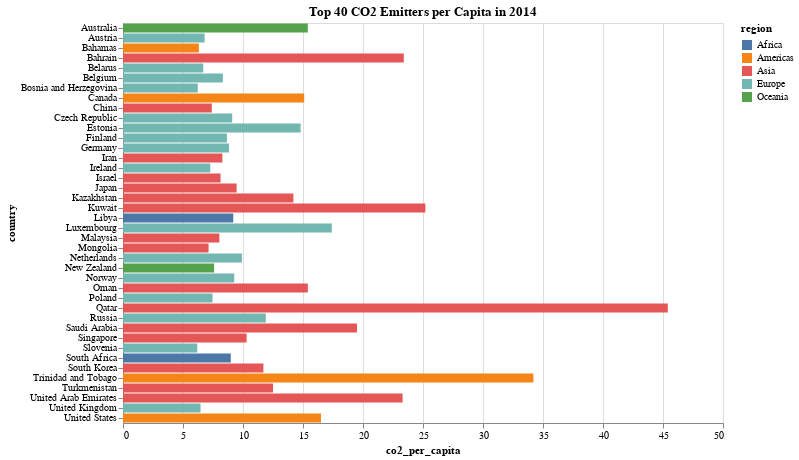

Write notebook code for a chart like this one.
### Markdown cell above
<div class="alert alert-info" style="color:black">

### Question 5.1
rubric={accuracy:1,quality:1,viz:2}

<h4>
Python
</h4>
<ol type="1">
<li>Filter the data to include only the most recent year when <code>'co2_per_capita'</code> was measured (it is up to you how you find out which year this is).</li>
<li>Use the data frame <code>nlargest</code> method to select the top 40 countries in CO2 production per capita for that year.</li>
<li>Since we have only one value per country per year, let’s create a bar chart to visualize it. Encode the CO2 per capita as on the x-axis, the country on the y-axis, and the region as the color.</li>
<li>Sort your bar chart so that the highest CO2 per capita is the closest to the x-axis (the bottom of the chart). <a href="https://altair-viz.github.io/gallery/bar_chart_sorted.html">Here is an example of how to sort in Altair</a>.</li>
</ol>
</div>

### Code cell
# YOUR PYTHON ANSWER GOES HERE
filtered5 = data[data['year'].dt.year == 2014]

filt5 = filtered5.nlargest(40, 'co2_per_capita')

plt5 = alt.Chart(filt5).mark_bar().encode(x='co2_per_capita:Q', y='country:N', color='region:N'
).properties(width=600, height=400, title='Top 40 CO2 Emitters per Capita in 2014')
plt5

### Figure 1 — Vega-Lite specification as saved in the notebook (floating-point values rounded to 4 significant figures)
{"$schema": "https://vega.github.io/schema/vega-lite/v5.20.1.json", "config": {"view": {"continuousHeight": 300, "continuousWidth": 300}}, "data": {"name": "data-e4d424a08d3a234cd3babc88fba30462"}, "datasets": {"data-e4d424a08d3a234cd3babc88fba30462": [{"child_mortality": 8.6, "children_per_woman": 1.95, "co2_per_capita": 45.4, "co2_total": 107598000, "country": "Qatar", "income": 121000, "income_group": "High", "life_expectancy": 80.5, "pop_density": 205, "population": 2370000, "region": "Asia", "sub_region": "Western Asia", "year": "2014-01-01T00:00:00", "years_in_school_men": 8.7, "years_in_school_women": 10.7}, {"child_mortality": 19.8, "children_per_woman": 1.78, "co2_per_capita": 34.2, "co2_total": 46170000.0, "country": "Trinidad and Tobago", "income": 31600, "income_group": "High", "life_expectancy": 73, "pop_density": 264, "population": 1350000, "region": "Americas", "sub_region": "Latin America and the Caribbean", "year": "2014-01-01T00:00:00", "years_in_school_men": 12.3, "years_in_school_women": 13.1}, {"child_mortality": 9.1, "children_per_woman": 2.01, "co2_per_capita": 25.2, "co2_total": 95256000, "country": "Kuwait", "income": 70800, "income_group": "High", "life_expectancy": 79.9, "pop_density": 212, "population": 3780000, "region": "Asia", "sub_region": "Western Asia", "year": "2014-01-01T00:00:00", "years_in_school_men": 11.9, "years_in_school_women": 12.3}, {"child_mortality": 7.8, "children_per_woman": 2.07, "co2_per_capita": 23.4, "co2_total": 31360000.0, "country": "Bahrain", "income": 44400, "income_group": "High", "life_expectancy": 76.7, "pop_density": 1760, "population": 1340000, "region": "Asia", "sub_region": "Western Asia", "year": "2014-01-01T00:00:00", "years_in_school_men": 9.66, "years_in_school_women": 10.4}, {"child_mortality": 7.9, "children_per_woman": 1.78, "co2_per_capita": 23.3, "co2_total": 211331000, "country": "United Arab Emirates", "income": 64100, "income_group": "High", "life_expectancy": 76.4, "pop_density": 109, "population": 9070000, "region": "Asia", "sub_region": "Western Asia", "year": "2014-01-01T00:00:00", "years_in_school_men": 12.3, "years_in_school_women": 13}, {"child_mortality": 13.8, "children_per_woman": 2.64, "co2_per_capita": 19.5, "co2_total": 600600000, "country": "Saudi Arabia", "income": 50000, "income_group": "High", "life_expectancy": 76.6, "pop_density": 14.3, "population": 30800000, "region": "Asia", "sub_region": "Western Asia", "year": "2014-01-01T00:00:00", "years_in_school_men": 12.3, "years_in_school_women": 9.44}, {"child_mortality": 2.5, "children_per_woman": 1.56, "co2_per_capita": 17.4, "co2_total": 9674400, "country": "Luxembourg", "income": 93800, "income_group": "High", "life_expectancy": 81.9, "pop_density": 215, "population": 556000, "region": "Europe", "sub_region": "Western Europe", "year": "2014-01-01T00:00:00", "years_in_school_men": 13.6, "years_in_school_women": 13.9}, {"child_mortality": 6.8, "children_per_woman": 1.95, "co2_per_capita": 16.5, "co2_total": 5247000000, "country": "United States", "income": 51800, "income_group": "High", "life_expectancy": 78.9, "pop_density": 34.7, "population": 318000000, "region": "Americas", "sub_region": "Northern America", "year": "2014-01-01T00:00:00", "years_in_school_men": 14.5, "years_in_school_women": 14.9}, {"child_mortality": 4, "children_per_woman": 1.87, "co2_per_capita": 15.4, "co2_total": 361900000, "country": "Australia", "income": 43400, "income_group": "High", "life_expectancy": 82.6, "pop_density": 3.06, "population": 23500000, "region": "Oceania", "sub_region": "Australia and New Zealand", "year": "2014-01-01T00:00:00", "years_in_school_men": 14, "years_in_school_women": 14.4}, {"child_mortality": 11, "children_per_woman": 2.8, "co2_per_capita": 15.4, "co2_total": 60984000, "country": "Oman", "income": 40300, "income_group": "High", "life_expectancy": 77.2, "pop_density": 12.8, "population": 3960000, "region": "Asia", "sub_region": "Western Asia", "year": "2014-01-01T00:00:00", "years_in_school_men": 9.53, "years_in_school_women": 8.03}, {"child_mortality": 5.2, "children_per_woman": 1.6, "co2_per_capita": 15.1, "co2_total": 537560000, "country": "Canada", "income": 42900, "income_group": "High", "life_expectancy": 81.8, "pop_density": 3.92, "population": 35600000, "region": "Americas", "sub_region": "Northern America", "year": "2014-01-01T00:00:00", "years_in_school_men": 15.3, "years_in_school_women": 15.5}, {"child_mortality": 3.3, "children_per_woman": 1.61, "co2_per_capita": 14.8, "co2_total": 19536000, "country": "Estonia", "income": 27000, "income_group": "High", "life_expectancy": 77.1, "pop_density": 31.1, "population": 1320000, "region": "Europe", "sub_region": "Northern Europe", "year": "2014-01-01T00:00:00", "years_in_school_men": 13.3, "years_in_school_women": 14.3}, {"child_mortality": 14, "children_per_woman": 2.68, "co2_per_capita": 14.2, "co2_total": 248500000, "country": "Kazakhstan", "income": 23600, "income_group": "Upper middle", "life_expectancy": 71.2, "pop_density": 6.48, "population": 17500000, "region": "Asia", "sub_region": "Central Asia", "year": "2014-01-01T00:00:00", "years_in_school_men": 13.3, "years_in_school_women": 13.8}, {"child_mortality": 54.5, "children_per_woman": 2.96, "co2_per_capita": 12.5, "co2_total": 68375000, "country": "Turkmenistan", "income": 14300, "income_group": "Upper middle", "life_expectancy": 69.6, "pop_density": 11.6, "population": 5470000, "region": "Asia", "sub_region": "Central Asia", "year": "2014-01-01T00:00:00", "years_in_school_men": 13.7, "years_in_school_women": 13.9}, {"child_mortality": 8.3, "children_per_woman": 1.7, "co2_per_capita": 11.9, "co2_total": 1713600000, "country": "Russia", "income": 24900, "income_group": "Upper middle", "life_expectancy": 70.8, "pop_density": 8.78, "population": 144000000, "region": "Europe", "sub_region": "Eastern Europe", "year": "2014-01-01T00:00:00", "years_in_school_men": 13.8, "years_in_school_women": 14.5}, {"child_mortality": 3.6, "children_per_woman": 1.26, "co2_per_capita": 11.7, "co2_total": 589680000, "country": "South Korea", "income": 33400, "income_group": "High", "life_expectancy": 80.9, "pop_density": 518, "population": 50400000, "region": "Asia", "sub_region": "Eastern Asia", "year": "2014-01-01T00:00:00", "years_in_school_men": 14.7, "years_in_school_women": 14.5}, {"child_mortality": 2.7, "children_per_woman": 1.25, "co2_per_capita": 10.3, "co2_total": 56140000.0, "country": "Singapore", "income": 80300, "income_group": "High", "life_expectancy": 83.4, "pop_density": 7780, "population": 5450000, "region": "Asia", "sub_region": "South-eastern Asia", "year": "2014-01-01T00:00:00", "years_in_school_men": 13.8, "years_in_school_women": 13.7}, {"child_mortality": 4, "children_per_woman": 1.76, "co2_per_capita": 9.91, "co2_total": 167479000, "country": "Netherlands", "income": 45700, "income_group": "High", "life_expectancy": 81.5, "pop_density": 501, "population": 16900000, "region": "Europe", "sub_region": "Western Europe", "year": "2014-01-01T00:00:00", "years_in_school_men": 14.4, "years_in_school_women": 14.6}, {"child_mortality": 2.8, "children_per_woman": 1.43, "co2_per_capita": 9.47, "co2_total": 1212160000, "country": "Japan", "income": 37300, "income_group": "High", "life_expectancy": 83.6, "pop_density": 352, "population": 128000000, "region": "Asia", "sub_region": "Eastern Asia", "year": "2014-01-01T00:00:00", "years_in_school_men": 15, "years_in_school_women": 15.4}, {"child_mortality": 2.8, "children_per_woman": 1.87, "co2_per_capita": 9.27, "co2_total": 47647800, "country": "Norway", "income": 63300, "income_group": "High", "life_expectancy": 82, "pop_density": 14.1, "population": 5140000, "region": "Europe", "sub_region": "Northern Europe", "year": "2014-01-01T00:00:00", "years_in_school_men": 14.8, "years_in_school_women": 15.3}, {"child_mortality": 13.9, "children_per_woman": 2.35, "co2_per_capita": 9.19, "co2_total": 56978000, "country": "Libya", "income": 15100, "income_group": "Upper middle", "life_expectancy": 74.4, "pop_density": 3.53, "population": 6200000, "region": "Africa", "sub_region": "Northern Africa", "year": "2014-01-01T00:00:00", "years_in_school_men": 8.57, "years_in_school_women": 6.13}, {"child_mortality": 3.1, "children_per_woman": 1.51, "co2_per_capita": 9.1, "co2_total": 96460000, "country": "Czech Republic", "income": 29100, "income_group": "High", "life_expectancy": 78.6, "pop_density": 137, "population": 10600000, "region": "Europe", "sub_region": "Eastern Europe", "year": "2014-01-01T00:00:00", "years_in_school_men": 14, "years_in_school_women": 14.3}, {"child_mortality": 44.5, "children_per_woman": 2.51, "co2_per_capita": 8.98, "co2_total": 489410000, "country": "South Africa", "income": 12500, "income_group": "Upper middle", "life_expectancy": 60.6, "pop_density": 45, "population": 54500000, "region": "Africa", "sub_region": "Sub-Saharan Africa", "year": "2014-01-01T00:00:00", "years_in_school_men": 10.9, "years_in_school_women": 11.3}, {"child_mortality": 3.9, "children_per_woman": 1.44, "co2_per_capita": 8.83, "co2_total": 719645000, "country": "Germany", "income": 43400, "income_group": "High", "life_expectancy": 80.8, "pop_density": 234, "population": 81500000, "region": "Europe", "sub_region": "Western Europe", "year": "2014-01-01T00:00:00", "years_in_school_men": 13.9, "years_in_school_women": 14.1}, {"child_mortality": 2.5, "children_per_woman": 1.83, "co2_per_capita": 8.66, "co2_total": 47283600, "country": "Finland", "income": 39000, "income_group": "High", "life_expectancy": 81.2, "pop_density": 18, "population": 5460000, "region": "Europe", "sub_region": "Northern Europe", "year": "2014-01-01T00:00:00", "years_in_school_men": 14.1, "years_in_school_women": 14.9}, {"child_mortality": 4.1, "children_per_woman": 1.79, "co2_per_capita": 8.32, "co2_total": 93184000, "country": "Belgium", "income": 41400, "income_group": "High", "life_expectancy": 80.9, "pop_density": 371, "population": 11200000, "region": "Europe", "sub_region": "Western Europe", "year": "2014-01-01T00:00:00", "years_in_school_men": 13.8, "years_in_school_women": 14.4}, {"child_mortality": 16.3, "children_per_woman": 1.71, "co2_per_capita": 8.28, "co2_total": 649152000, "country": "Iran", "income": 16500, "income_group": "Upper middle", "life_expectancy": 75.3, "pop_density": 48.1, "population": 78400000, "region": "Asia", "sub_region": "Southern Asia", "year": "2014-01-01T00:00:00", "years_in_school_men": 11.1, "years_in_school_women": 9.71}, {"child_mortality": 3.9, "children_per_woman": 3.02, "co2_per_capita": 8.13, "co2_total": 64550000.0, "country": "Israel", "income": 31800, "income_group": "High", "life_expectancy": 81.4, "pop_density": 367, "population": 7940000, "region": "Asia", "sub_region": "Western Asia", "year": "2014-01-01T00:00:00", "years_in_school_men": 15, "years_in_school_women": 15.6}, {"child_mortality": 8.1, "children_per_woman": 2.07, "co2_per_capita": 8.03, "co2_total": 242500000.0, "country": "Malaysia", "income": 24200, "income_group": "Upper middle", "life_expectancy": 75.1, "pop_density": 92, "population": 30200000, "region": "Asia", "sub_region": "South-eastern Asia", "year": "2014-01-01T00:00:00", "years_in_school_men": 11.6, "years_in_school_women": 11.8}, {"child_mortality": 5.7, "children_per_woman": 2.03, "co2_per_capita": 7.59, "co2_total": 34686300, "country": "New Zealand", "income": 34500, "income_group": "High", "life_expectancy": 81.5, "pop_density": 17.3, "population": 4570000, "region": "Oceania", "sub_region": "Australia and New Zealand", "year": "2014-01-01T00:00:00", "years_in_school_men": 14.3, "years_in_school_women": 14.9}, {"child_mortality": 5, "children_per_woman": 1.32, "co2_per_capita": 7.46, "co2_total": 285718000, "country": "Poland", "income": 24300, "income_group": "High", "life_expectancy": 77.5, "pop_density": 125, "population": 38300000, "region": "Europe", "sub_region": "Eastern Europe", "year": "2014-01-01T00:00:00", "years_in_school_men": 13.9, "years_in_school_women": 14.7}, {"child_mortality": 11.5, "children_per_woman": 1.61, "co2_per_capita": 7.4, "co2_total": 10286000000, "country": "China", "income": 12800, "income_group": "Upper middle", "life_expectancy": 75.9, "pop_density": 148, "population": 1390000000, "region": "Asia", "sub_region": "Eastern Asia", "year": "2014-01-01T00:00:00", "years_in_school_men": 10.9, "years_in_school_women": 9.65}, {"child_mortality": 3.8, "children_per_woman": 1.99, "co2_per_capita": 7.27, "co2_total": 34096300, "country": "Ireland", "income": 48900, "income_group": "High", "life_expectancy": 81.1, "pop_density": 68, "population": 4690000, "region": "Europe", "sub_region": "Northern Europe", "year": "2014-01-01T00:00:00", "years_in_school_men": 13.7, "years_in_school_women": 14.4}, {"child_mortality": 19.8, "children_per_woman": 2.81, "co2_per_capita": 7.13, "co2_total": 20819600, "country": "Mongolia", "income": 11300, "income_group": "Lower middle", "life_expectancy": 68, "pop_density": 1.88, "population": 2920000, "region": "Asia", "sub_region": "Eastern Asia", "year": "2014-01-01T00:00:00", "years_in_school_men": 10.7, "years_in_school_women": 11.9}, {"child_mortality": 3.7, "children_per_woman": 1.48, "co2_per_capita": 6.8, "co2_total": 58684000, "country": "Austria", "income": 44100, "income_group": "High", "life_expectancy": 81.3, "pop_density": 105, "population": 8630000, "region": "Europe", "sub_region": "Western Europe", "year": "2014-01-01T00:00:00", "years_in_school_men": 13, "years_in_school_women": 13.2}, {"child_mortality": 4.2, "children_per_woman": 1.67, "co2_per_capita": 6.69, "co2_total": 63421200, "country": "Belarus", "income": 17900, "income_group": "Upper middle", "life_expectancy": 73, "pop_density": 46.7, "population": 9480000, "region": "Europe", "sub_region": "Eastern Europe", "year": "2014-01-01T00:00:00", "years_in_school_men": 14, "years_in_school_women": 14.7}, {"child_mortality": 4.5, "children_per_woman": 1.88, "co2_per_capita": 6.46, "co2_total": 419900000, "country": "United Kingdom", "income": 38000, "income_group": "High", "life_expectancy": 80.8, "pop_density": 269, "population": 65000000, "region": "Europe", "sub_region": "Northern Europe", "year": "2014-01-01T00:00:00", "years_in_school_men": 14.4, "years_in_school_women": 14.8}, {"child_mortality": 11.5, "children_per_woman": 1.79, "co2_per_capita": 6.32, "co2_total": 2414240, "country": "Bahamas", "income": 22300, "income_group": "High", "life_expectancy": 73.8, "pop_density": 38.2, "population": 382000, "region": "Americas", "sub_region": "Latin America and the Caribbean", "year": "2014-01-01T00:00:00", "years_in_school_men": 12.6, "years_in_school_women": 13.5}, {"child_mortality": 6.1, "children_per_woman": 1.33, "co2_per_capita": 6.23, "co2_total": 22241100, "country": "Bosnia and Herzegovina", "income": 10500, "income_group": "Upper middle", "life_expectancy": 77.2, "pop_density": 69.9, "population": 3570000, "region": "Europe", "sub_region": "Southern Europe", "year": "2014-01-01T00:00:00", "years_in_school_men": 11.2, "years_in_school_women": 11.1}, {"child_mortality": 2.5, "children_per_woman": 1.6, "co2_per_capita": 6.19, "co2_total": 12813300, "country": "Slovenia", "income": 28500, "income_group": "High", "life_expectancy": 80.7, "pop_density": 103, "population": 2070000, "region": "Europe", "sub_region": "Southern Europe", "year": "2014-01-01T00:00:00", "years_in_school_men": 13.3, "years_in_school_women": 14.1}]}, "encoding": {"color": {"field": "region", "type": "nominal"}, "x": {"field": "co2_per_capita", "type": "quantitative"}, "y": {"field": "country", "type": "nominal"}}, "height": 400, "mark": {"type": "bar"}, "title": "Top 40 CO2 Emitters per Capita in 2014", "width": 600}
